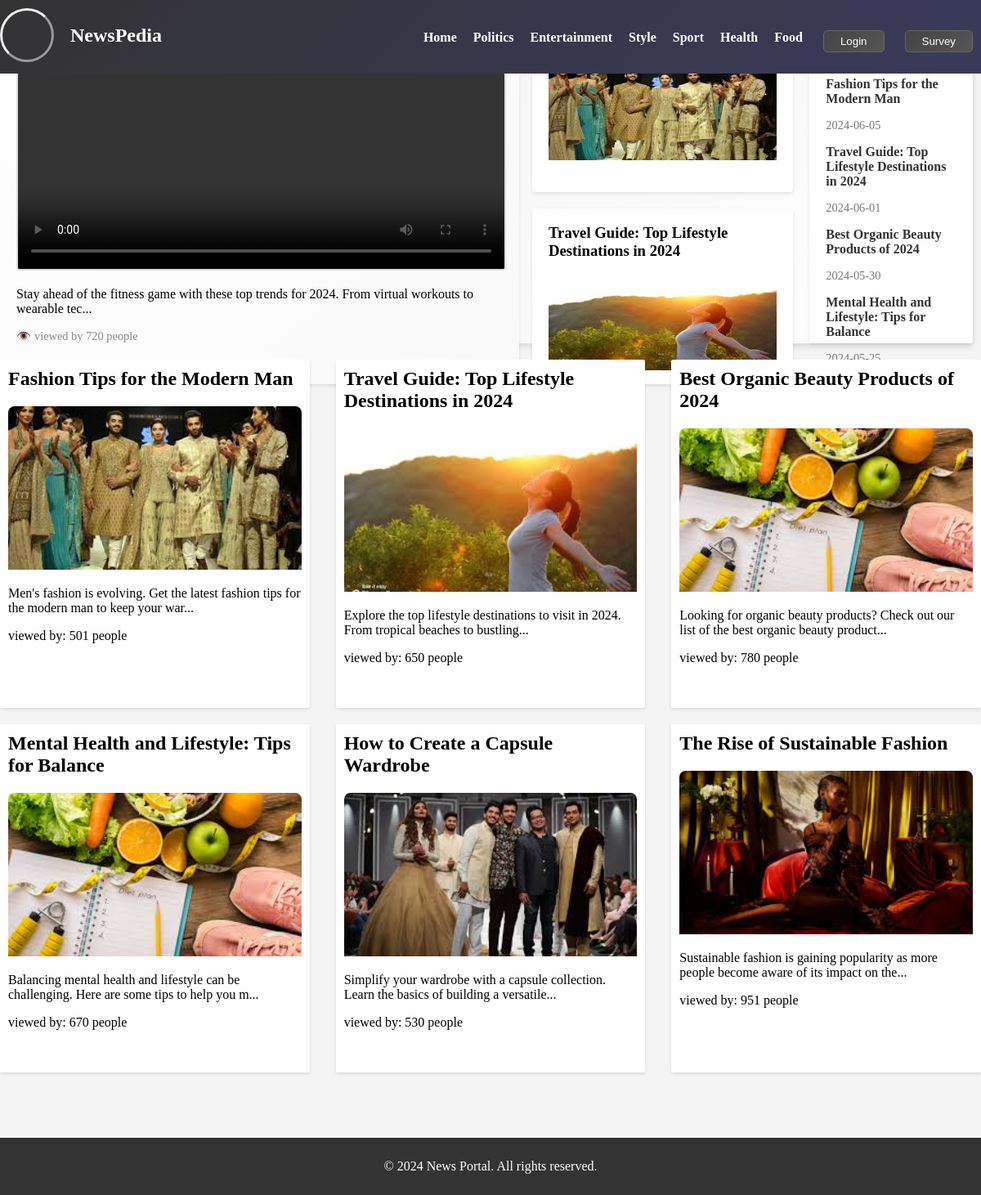
The page /Style.php on the database its author committed.
### tables this page shows
CREATE TABLE `tblposts` (
  `id` int(11) NOT NULL,
  `PostTitle` longtext DEFAULT NULL,
  `CategoryId` int(11) DEFAULT NULL,
  `SubCategoryId` int(11) DEFAULT NULL,
  `PostDetails` longtext DEFAULT NULL,
  `PostingDate` timestamp NULL DEFAULT current_timestamp(),
  `UpdationDate` timestamp NULL DEFAULT NULL ON UPDATE current_timestamp(),
  `Is_Active` int(11) DEFAULT NULL,
  `PostUrl` mediumtext DEFAULT NULL,
  `PostImage` varchar(255) DEFAULT NULL,
  `viewCounter` int(11) DEFAULT NULL,
  `postedBy` varchar(255) DEFAULT NULL,
  `lastUpdatedBy` varchar(255) DEFAULT NULL
);

### Style.php (the view, shortened to what this page needs)
<!DOCTYPE html>
<html lang="en">
<head>
    <link rel="stylesheet" href="posts_style.css">
    <link rel="stylesheet" href="Homea.css">
    <link rel="stylesheet" href="https://cdnjs.cloudflare.com/ajax/libs/font-awesome/6.5.1/css/all.min.css">
</head>
<body>
<?php include('headermain.php')?>
    <main>
        <?php
        function fetchPostsByCategory() {
            $conn = mysqli_connect(DB_SERVER, DB_USER, DB_PASS, DB_NAME);
        $fullPath = $_SERVER['PHP_SELF'];
        $fileNameWithoutExtension = pathinfo($fullPath, PATHINFO_FILENAME);
        $cat_id_query = "SELECT id FROM tblcategory WHERE categoryName = '" . mysqli_real_escape_string($conn, $fileNameWithoutExtension) . "'";
        $result2 = $conn->query($cat_id_query);
        $row = $result2->fetch_assoc();
        $categoryID = $row['id'];
        return $categoryID;
    }
    ?>
    <section class="content">
    <div class="featured-article">
        <div class="article-content">
            <?php
            $conn = mysqli_connect(DB_SERVER, DB_USER, DB_PASS, DB_NAME);
            $fullPath = $_SERVER['PHP_SELF'];
            $fileNameWithoutExtension = pathinfo($fullPath, PATHINFO_FILENAME);
            $cat_id_query = "SELECT id FROM tblcategory WHERE categoryName = '" . mysqli_real_escape_string($conn, $fileNameWithoutExtension) . "'";
            $result2 = $conn->query($cat_id_query);
            if ($result2 && $result2->num_rows > 0) {
                $row = $result2->fetch_assoc();
                $categoryID = $row['id'];
                $sql = "SELECT id, PostTitle, PostDetails, PostingDate, PostImage, viewCounter
                        FROM tblposts
                        WHERE Is_Active=1 AND CategoryId = $categoryID
                        ORDER BY PostingDate DESC";
                $result = $conn->query($sql);
                if ($result && $result->num_rows > 0) {
    function isVideoByExtension($filePath) {
        $videoExtensions = ['mp4', 'avi', 'wmv', 'flv', 'mkv', 'mov', 'mpeg'];
        $fileExtension = pathinfo($filePath, PATHINFO_EXTENSION);
        return in_array(strtolower($fileExtension), $videoExtensions);
    }
    while ($row = $result->fetch_assoc()) {
        $filePath = $row['PostImage'];
        if (isVideoByExtension($filePath)) {
            echo '<a href="news-details.php?nid=' . htmlspecialchars($row['id'], ENT_QUOTES, 'UTF-8') . '">';
            echo '<h2>' . htmlspecialchars($row['PostTitle'], ENT_QUOTES, 'UTF-8') . '</h2>';
            echo '<video width="100%" height="240" controls autoplay loop>
                    <source src="admin/postimages/' . htmlspecialchars($filePath, ENT_QUOTES, 'UTF-8') . '" type="video/mp4">
                    Your browser does not support the video tag.
                  </video>';
            echo '<p>' . htmlspecialchars(substr($row['PostDetails'], 0, 100), ENT_QUOTES, 'UTF-8') . '...</p>';
            echo '<div class="meta">';
            echo '<span>viewed by ' . htmlspecialchars($row['viewCounter'], ENT_QUOTES, 'UTF-8') . ' people</span>';
            echo '</div>';
            echo'</a>';
            break;
        }
    }
} else {
    echo "No posts found.";
}}
?>
        </div>
        <div class="side-articles">
            <?php
          $conn = mysqli_connect(DB_SERVER, DB_USER, DB_PASS, DB_NAME);
            $cat=fetchPostsByCategory();
            $sql = "SELECT id, PostTitle, PostDetails, PostingDate, PostImage FROM tblposts WHERE Is_Active=1 && CategoryId = $cat ORDER BY PostingDate DESC LIMIT 2";
            $result = $conn->query($sql);
            if ($result->num_rows > 0) {
                while($row = $result->fetch_assoc()) {
                    echo '<div class="side-article">';
                    echo '<a href="news-details.php?nid=' . htmlspecialchars($row['id'], ENT_QUOTES, 'UTF-8') . '">';
                    echo '<h3 class="heading">' . $row['PostTitle'] . '</h3>';
                    echo '<img src="admin/postimages/' . $row['PostImage'] . '" alt="" height="60%" width="100%">';
                    echo'</a>';
                    echo '</div>';
                }
            } else {
                echo "<p>No side articles found.</p>";
            }
            ?>
        </div>
        <aside class="recent-news">
            <h3>Recent News</h3>
            <ul>
                <?php
                $conn = mysqli_connect(DB_SERVER,DB_USER,DB_PASS,DB_NAME);
                $cat=fetchPostsByCategory();
                $sql = "SELECT id, PostTitle,DATE(PostingDate) as PostingDate  FROM tblposts WHERE Is_Active=1 && CategoryId = $cat ORDER BY PostingDate DESC LIMIT 4";
                $result = $conn->query($sql);
                if ($result->num_rows > 0) {
                    while($row = $result->fetch_assoc()) {
                        $postID = htmlspecialchars($row['id'], ENT_QUOTES, 'UTF-8');
                        $postTitle = htmlspecialchars($row['PostTitle'], ENT_QUOTES, 'UTF-8');
                        $postingDate = htmlspecialchars($row['PostingDate'], ENT_QUOTES, 'UTF-8');
                        echo '<li>';
                        echo '<a href="news-details.php?nid=' . $postID . '">' . $postTitle . '</a>';
                        echo '<span class="time">' . $postingDate . '</span>';
                        echo '</li>';
                    }
                } else {
                    echo "<li>No recent news found.</li>";
                }
                ?>
            </ul>
        </aside>
    </div>
</section>
    <section class="mycontent">
        <div class="mycontainer">
            <div class="featured-article1">
                <?php
                $conn = mysqli_connect(DB_SERVER,DB_USER,DB_PASS,DB_NAME);
                $cat=fetchPostsByCategory();
                $sql = "SELECT id, PostTitle, PostDetails, PostingDate, PostImage,viewCounter FROM tblposts WHERE Is_Active=1 && CategoryId = $cat ORDER BY PostingDate DESC";
                $result = $conn->query($sql);
                if ($result->num_rows > 0) {
                    echo '<section class="mycontent">';
                    echo '<div class="mycontainer">';
                    $count = 0;
                    while ($row = $result->fetch_assoc()) {
                        if ($count >= 6) {
                            break;
                        }
                        if ($count % 3 == 0) {
                            if ($count > 0) {
                                echo '</div>';
                            }
                            echo '<div class="featured-article1">';
                        }
                        $imagePath = 'admin/postimages/' . htmlspecialchars($row['PostImage'], ENT_QUOTES, 'UTF-8');
                        if (getimagesize($imagePath)) {
                        echo '<div class="article-content1">';
                        echo '<a href="news-details.php?nid=' . htmlspecialchars($row['id'], ENT_QUOTES, 'UTF-8') . '">';
                        echo '<h2>' . htmlspecialchars($row['PostTitle'], ENT_QUOTES, 'UTF-8') . '</h2>';
                        echo '<img src="admin/postimages/' . htmlspecialchars($row['PostImage'], ENT_QUOTES, 'UTF-8') . '" alt=""  height="50%" width="100%">';
                        echo '<p>' . htmlspecialchars(substr($row['PostDetails'], 0, 90), ENT_QUOTES, 'UTF-8') . '...</p>';
                        echo '<span>viewed by: ' . htmlspecialchars($row['viewCounter'], ENT_QUOTES, 'UTF-8') . ' people</span>';
                        echo '</a>';
                        echo '</div>';
                        $count++;
                    }}
                    if ($count > 0) {
                        echo '</div>';
                    }
                    echo '</div>';
                    echo '</section>';
                }
                ?>
            </div>
        </div>
    </section>
</main>
    <footer>
        <p>&copy; 2024 News Portal. All rights reserved.</p>
    </footer>
</body>
</html>

### posts_style.css (style rules this page uses)
main { display: flex; flex-direction: column; align-items: center; width: 100%; max-width: 1200px; padding: 20px; }
.content { display: flex; width: 100%; margin-bottom: 20px; }
.featured-article { display: flex; flex-direction: row; margin-right: 10px; background-color: #f4f4f4; border-radius: 4px; box-shadow: 0 2px 4px rgba(0, 0, 0, 0.1); height: 100%; width: 100%; }
.side-articles { padding-left: 1rem; }
.featured-article h2 { margin-top: 0; }
.featured-article1 { display: flex; width: 100%; gap: 2rem; margin-bottom: 20px; }
.article-content1 { width: 100%; padding: 20px; border-radius: 4px; box-shadow: 0 2px 4px rgba(0, 0, 0, 0.1); height: 100%; }
.featured-article1 .article-content1 { border-radius: 2px; box-shadow: 0 2px 4px rgba(0, 0, 0, 0.1); height: 400px; width: 100%; padding-bottom: 1rem; }
.featured-article1 h2 { margin-top: 0; }
.meta { display: flex; justify-content: space-between; color: #777; }
.side-articles { flex: 2; display: flex; flex-direction: column; gap: 20px; }
.side-article { background-color: rgb(255, 255, 255); padding: 20px; padding-top:0; border-radius: 4px; box-shadow: 0 2px 4px rgba(0, 0, 0, 0.1); height: 190px; }
.recent-news { flex: 1; margin-left: 20px; background-color: white; padding: 20px; border-radius: 4px; box-shadow: 0 2px 4px rgba(0, 0, 0, 0.1); }
.recent-news h3 { margin-top: 0; border-bottom: 2px solid #333; padding-bottom: 10px; margin-bottom: 20px; }
.recent-news ul { list-style: none; padding: 0; }
.recent-news ul li { margin-bottom: 15px; }
.recent-news ul li a { text-decoration: none; color: #333; font-weight: bold; }
.recent-news ul li .time { display: block; color: #777; font-size: 0.9em; margin-top: 5px; }
footer { width: 100%; background-color: #333; color: white; padding: 10px 0; text-align: center; margin-top: 20px; }
.mycontent { width: 100%; }
.mycontainer { width: 100%; display: flex; flex-direction: column; overflow: auto; }
.mycontainer .featured-article1 { display: flex; flex: 1; }
.mycontainer .article-content1 { width: 100%; }
.article-content1 { background-color: #fff; }
a { text-decoration: none; color: #000; }
.side-article { height: 240px; }

### rows shown on the page
tblposts: PostTitle "Top Fitness Trends to Watch in 2024", PostDetails "Stay ahead of the fitness game with these top trends for 2024. From virtual workouts to wearable tec", viewCounter "720"
tblposts: PostTitle "Fashion Tips for the Modern Man", PostImage (picture), postingDate "2024-06-05", PostDetails "Men's fashion is evolving. Get the latest fashion tips for the modern man to keep your war", viewCounter "501"
tblposts: PostTitle "Travel Guide: Top Lifestyle Destinations in 2024", PostImage (picture), postingDate "2024-06-01", PostDetails "Explore the top lifestyle destinations to visit in 2024. From tropical beaches to bustling", viewCounter "650"
tblposts: PostTitle "Best Organic Beauty Products of 2024", postingDate "2024-05-30", PostImage (picture), PostDetails "Looking for organic beauty products? Check out our list of the best organic beauty product", viewCounter "780"
tblposts: PostTitle "Mental Health and Lifestyle: Tips for Balance", postingDate "2024-05-25", PostImage (picture), PostDetails "Balancing mental health and lifestyle can be challenging. Here are some tips to help you m", viewCounter "670"
tblposts: PostTitle "How to Create a Capsule Wardrobe", PostImage (picture), PostDetails "Simplify your wardrobe with a capsule collection. Learn the basics of building a versatile", viewCounter "530"
tblposts: PostTitle "The Rise of Sustainable Fashion", PostImage (picture), PostDetails "Sustainable fashion is gaining popularity as more people become aware of its impact on the", viewCounter "951"
